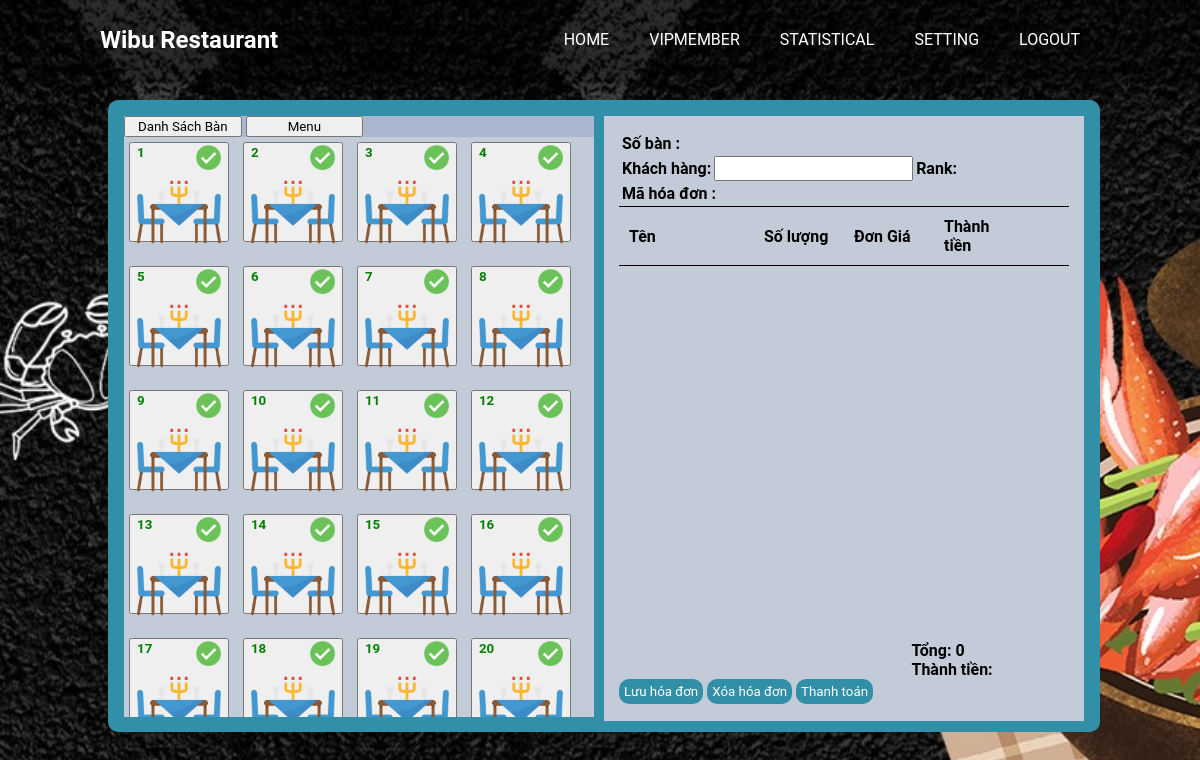
Page /view/home.php (signed in) on the committed database.
### tables this page shows
CREATE TABLE `ban` (
  `SO_BAN` int(255) NOT NULL,
  `TRANG_THAI` varchar(255) DEFAULT NULL,
  `DEL` varchar(255) DEFAULT NULL,
  `MA_HOA_DON` int(255) DEFAULT NULL
);

### controller/homeController.php (called while the page is built, shortened)
<?php
    function get_KH_bymb($so_ban) {
        global $db;
        $query = 'SELECT TEN_KHACH_HANG, SO_DIEN_THOAI, TONG_TIEN FROM khach_hang, hoa_don, ban
        Where ban.SO_BAN = :so_ban
        and ban.MA_HOA_DON = hoa_don.MA_HOA_DON
        and hoa_don.MA_KHACH_HANG = khach_hang.MA_KHACH_HANG';
        $statement = $db->prepare($query);
        $statement->bindValue(':so_ban', $so_ban);
        $statement->execute();
        $courses = $statement->fetch();
        return $courses;
    }
    function get_ban($ma_ban){
        global $db;
        $query = 'SELECT *
        FROM ban
        WHERE SO_BAN = :ma_ban';
        $statement = $db->prepare($query);
        $statement->bindValue(':ma_ban', $ma_ban);
        $statement->execute();
        $courses = $statement->fetch();
        return $courses;
    }
    $choose_ban = "";
    $kh_ban = get_KH_bymb($choose_ban);
    $giam = 0;
    $ban = get_ban($choose_ban);
    $trang_thai_ban = $ban["TRANG_THAI"];
?>

### view/home.php (the view, shortened to what this page needs)
<?php include_once("../model/db.php") ?>
<?php include_once("layout.php") ?>
<?php require('../controller/homeController.php'); ?>
<html>
<head>
    <link rel="stylesheet" href="../css/home.css">
</head>
<body>
    <div class="container-home">
        <div id="container_1">
            <div>
                <div style = "width:100%">
                    <button onclick="show_DsBan()" class="btn_menu" >Danh Sách Bàn</button>
                    <button onclick="show_Menu()" class="btn_menu" >Menu</button>
                </div>
            </div>
            <div class="tab-content" id="nav-tabContent">
                <div id="nav-home">
                    <div style="height: 580px; overflow:auto;" class="btn_matrix">
                        <form action="" method="post">
                            <?php
                            $sql = "SELECT * FROM ban";
                            $result = $connect->query($sql);
                            while ($row = $result->fetch_assoc()) {
                            ?>
                                <?php
                                    if($row["DEL"]==0){  ?>
                                    <button id="ban<?php echo $row["SO_BAN"] ?>" style="margin:5px; " type="submit" class="btn_ban" value='<?php echo $row["SO_BAN"] ?>' name="choose_ban">
                                    <p style="float: left; margin: 0;font-weight: bold"> <?php echo $row["SO_BAN"] ?> </p>
                                        <?php
                                            if ($row["TRANG_THAI"] == 0 ) {
                                                echo '<img style="width:30%; float: right " src="../images/tick-xanh.png" alt="Table" >';
                                            } else if ($row["TRANG_THAI"] == 1) {
                                                echo '<img style="width:30%; float: right " src="../images/tick-yellow.png" alt="Table" >';
                                            } ?>
                                        <img style="width:84px " src="../images/tablebusy.png" alt="Table">
                                     <?php } ?>
                                </button>
                            <?php } ?>
                        </form>
                    </div>
                </div>
            </div>
        </div>
        <div id="container_2">
    <div style="padding: 15px; height:575px;overflow:auto" class="tab-content" id="nav-tabContent">
      <div class="tab-pane fade" id="nav-home-bill" >
        <form id="homeForm" name="homeForm" action="" method="post">
          <div class="row">
            <div class="col">
              <p style="font-weight: bold;margin: 3px" name = "so_ban_chon" value = "">Số bàn : <?php echo $choose_ban; ?> </p>
                <div style ="display: flex">
                <p style="font-weight: bold;margin: 3px">Khách hàng: </p>
                    <input list="Khach_Hang" name = "khach_Hang" value="<?= $kh_ban['TEN_KHACH_HANG']; ?> <?php if($kh_ban['SO_DIEN_THOAI']) echo'-'; ?> <?= $kh_ban['SO_DIEN_THOAI']; ?>">
                <p style="font-weight: bold;margin: 3px"> Rank: <?php echo $rank; ?> </p>
                </div>
            </div>
            <div class="col">
              <p style="font-weight: bold;margin: 3px" name = "ma_hoa_don" value = "<?php echo $ma_HD; ?>">Mã hóa đơn : <?php echo $ma_HD; ?></p>
            </div>
          </div>
          <table style="margin: 0" class="table">
            <thead>
              <tr>
                <th style="width :30%" scope="col">Tên</th>
                <th style="width :20%" scope="col">Số lượng</th>
                <th style="width :20%" scope="col"> Đơn Giá </th>
                <th style="width :20%" scope="col">Thành tiền</th>
                <th style="width :10%" scope="col"></th>
              </tr>
            </thead>
          </table>
          <div style="height: 360px; overflow:auto;" >
          </div>
          <div style="margin-top: 15px">
            <div style="font-weight: bold; padding-left:65%" class="tong_tien">Tổng:
            <?php echo $don_gia/(1-$giam); ?>
            </div>
            <div style="font-weight: bold; padding-left:65%" class="tong_tien2">Thành tiền:
            </div>
            <?php if ($trang_thai_ban == 0) { ?>
                    <button onclick="saveHFunction()" value='<?php echo $choose_ban; ?>' class="save_del_pay" type="submit" name="add_hoa_don" id="luuhoadon1">Lưu hóa đơn</button>
                    <button class="save_del_pay" type="submit" name="remove_hoa_don" value='<?php echo $ma_HD;?>' id="xoahoadon1" disabled>Xóa hóa đơn </button>
                    <button class="save_del_pay" type="submit" name="pay_hoa_don" value='<?php echo $ma_HD;?>' id="thanhtoan1" disabled>Thanh toán</button>
            <?php   } else if ($trang_thai_ban == 1) { ?>
                    <button onclick="saveHFunction()" class="save_del_pay" type="submit" value='<?php echo $choose_ban; ?>' name="add_hoa_don" id="luuhoadon1" disabled>Lưu hóa đơn</button>
                    <button class="save_del_pay" type="submit" value='<?php echo $ma_HD;?>' name="remove_hoa_don" id="xoahoadon1" >Xóa hóa đơn</button>
                    <button class="save_del_pay" type="submit" value='<?php echo $ma_HD;?>' name="pay_hoa_don" id="thanhtoan1">Thanh toán</button>
            <?php    }    ?>
          </div>
        </form>
      </div>
    </div>
  </div>
</div>
</body>
</html>

### view/layout.php (shortened to what this page needs)
<html>
    <head>
        <link rel="stylesheet" href="../css/layout.css">
    </head>
    <body>
        <nav>
            <div class="brand">
                <h2>Wibu Restaurant</h2>
            </div>
            <ul>
                <li><a href="home.php" aria-hidden="true">Home</a> </li>
                <li><a href="vipmember.php" aria-hidden="true">Vipmember</a> </li>
                <li><a href="statistical.php" aria-hidden="true">Statistical</a></li>
                <li><a href="setting.php" aria-hidden="true">Setting</a></li>
                <li><a href="./Security/logout.php" aria-hidden="true">Logout</a></li>
            </ul>
        </nav>
    </body>
</html>

### css/layout.css (style rules this page uses)
body { margin: 0; padding: 0; font-family: 'Roboto', sans-serif; }
nav { position: fixed; top: 0; left: 0; width: 100%; height: 80px; background: rgba(0,0,0,0.4); padding: 0 100px ; box-sizing: border-box; box-shadow: 0 1px 1px rgba(0,0,0,0.12), 0 2px 2px rgba(0,0,0,0.12), 0 4px 4px rgba(0,0,0,0.12), 0 8px 8px rgba(0,0,0,0.12), 0 16px 16px rgba(0,0,0,0.12); }
nav .brand { float: left; height: 100%; line-height: 80px; }
nav .brand h2 { margin: 0; padding: 0; color: #fff; }
nav ul { float: right; display: flex; margin:0; padding: 0; }
nav ul li { list-style: none; }
nav ul li a { position: relative; display: block; height: 80px; line-height: 80px; padding: 0 20px; box-sizing: border-box; color: #fff; text-decoration: none; text-transform: uppercase; transition: 0.5s }
nav ul li a:before { content: ''; position: absolute; top: 0; left: 0; width: 100%; height: 100%; background: #fff; transform-origin: right; z-index: -1; transform: scaleX(0); transition: transform 0.5s; }

### css/home.css (style rules this page uses)
* { font-family: 'Roboto', sans-serif; }
.container-home { margin-left: 9%; margin-top: 100px; width: 80%; height: 600px; padding: 1rem; background-color: #328fa8; border-radius: 10px; position: fixed; }
#container_1 { width: 49%; float: left; background-color: #aab7cf; }
#container_2 { width: 50%; float: right; }
.btn_ban { width: 100px; height: 100px; padding: auto; color: green; }
.btn_matrix { font-size: 16px; line-height: 24px; width: 100%; }
.btn_menu { width: 25%; }
.tab-content { background-color: #c4cbd8; }
table { border-collapse:collapse; width:100%; }
.save_del_pay { border: 1px #328fa8; border-radius: 10px; padding: 5px; text-align: center; background-color: #328fa8; color: white; }

### view/layout.php (style rules this page uses)
body { width: 100%; height: 100vh; box-sizing: border-box; background: url("../images/background.jpg"); background-size: cover; background-attachment: fixed; }

### rows in the picture
ban: SO_BAN "1"
ban: SO_BAN "2"
ban: SO_BAN "3"
ban: SO_BAN "4"
ban: SO_BAN "5"
ban: SO_BAN "6"
ban: SO_BAN "7"
ban: SO_BAN "8"
ban: SO_BAN "9"
ban: SO_BAN "10"
ban: SO_BAN "11"
ban: SO_BAN "12"
ban: SO_BAN "13"
ban: SO_BAN "14"
ban: SO_BAN "15"
ban: SO_BAN "16"
ban: SO_BAN "17"
ban: SO_BAN "18"
ban: SO_BAN "19"
ban: SO_BAN "20"

### other values in the picture
$don_gia/(1-$giam) "0"
